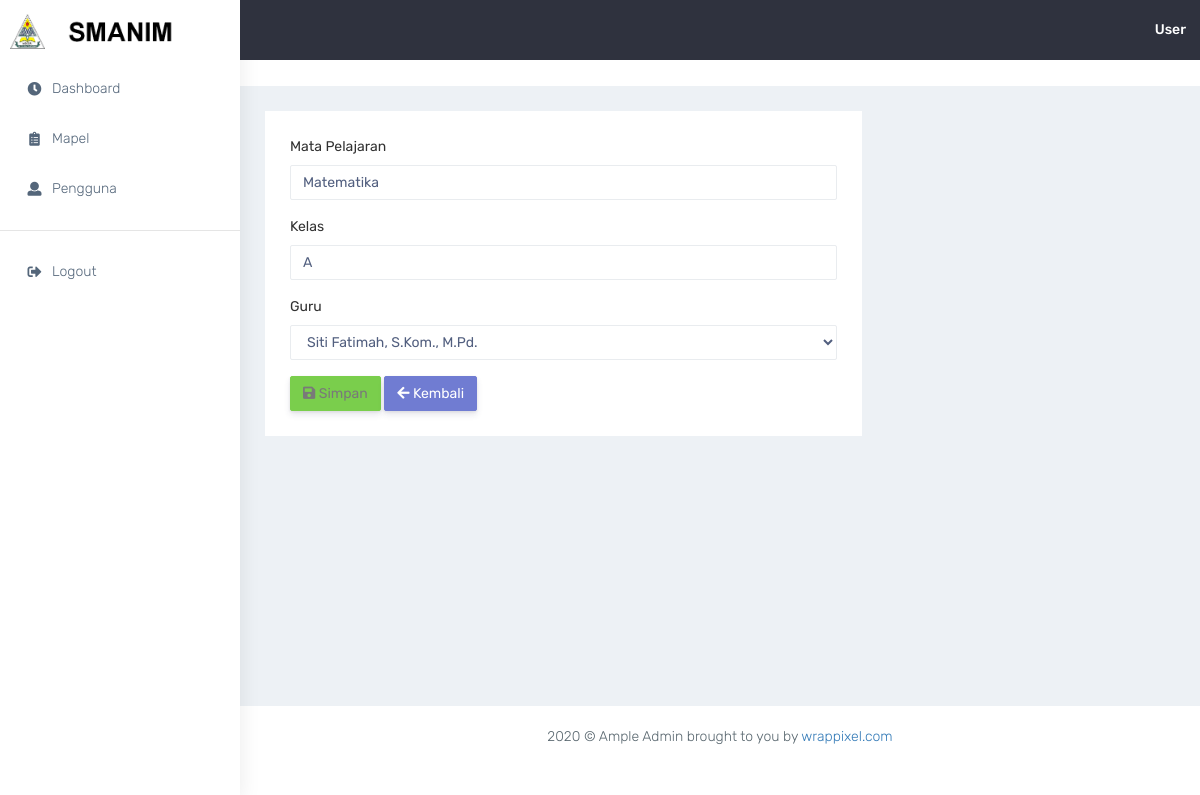
Page /admin/edit-mapel.php?id=1 (signed in) on the committed database.
### tables this page shows
CREATE TABLE `tbl_mapel` (
  `id_mapel` int(11) NOT NULL,
  `id_user` int(11) NOT NULL,
  `mapel` varchar(100) NOT NULL,
  `kelas` char(1) NOT NULL
);

CREATE TABLE `tbl_user` (
  `id_user` int(11) NOT NULL,
  `nama` varchar(100) NOT NULL,
  `jenkel` enum('L','P') NOT NULL,
  `tgl_lahir` date NOT NULL,
  `telp` varchar(13) NOT NULL,
  `kelas` char(1) DEFAULT NULL,
  `username` varchar(100) NOT NULL,
  `password` varchar(100) NOT NULL,
  `akses` enum('usr','gur','adm') NOT NULL
);

### admin/edit-mapel.php (the view, shortened to what this page needs)
<?php require_once('navbar.php');
if(isset($_GET['id'])){
  $id = $_GET['id'];
  $search = mysqli_query($con, "SELECT id_mapel,mapel,tbl_mapel.kelas as kelas,nama,tbl_user.id_user FROM tbl_mapel INNER JOIN tbl_user on tbl_user.id_user = tbl_mapel.id_user
     WHERE id_mapel='$id'");
  $data = mysqli_fetch_array($search);
}
?>
            <div class="container-fluid">
                <div class="row">
                    <div class="col-md-8">
                        <div class="white-box">
                          <form method="post">
                            <div class="form-group">
                                <label for="exampleInputEmail1">Mata Pelajaran</label>
                                <input type="text"  value="<?= $data['mapel']?>" name="mapel" class="form-control" id="exampleInputEmail1" aria-describedby="emailHelp">
                            </div>
                            <div class="form-group">
                                <label for="exampleInputEmail1">Kelas</label>
                                <input type="text"  value="<?= $data['kelas']?>" name="kelas" class="form-control" id="exampleInputEmail1" aria-describedby="emailHelp">
                            </div>
                            <div class="form-group">
                                <label for="exampleInputEmail1">Guru</label>
                                <select class="form-control" name="guru">
                                  <option value="<?= $data['id_user']?>"><?= $data['nama']?></option>
                                </select>
                            </div>
                            <button type="submit" class="btn btn-success" name="up">
                                <i class="fas fa-save"></i> Simpan
                            </button>
                            <a href="mapel.php" class="btn btn-primary">
                                <i class="fas fa-arrow-left"></i> Kembali
                            </a>
                            </form>
                          </div>
                    </div>
                </div>
            </div>
<?php require_once('footer.php');?>

### rows in the picture
tbl_mapel: mapel "Matematika", kelas "A", guru "Siti Fatimah, S.Kom., M.Pd."

### other values in the picture
$namau "User"
